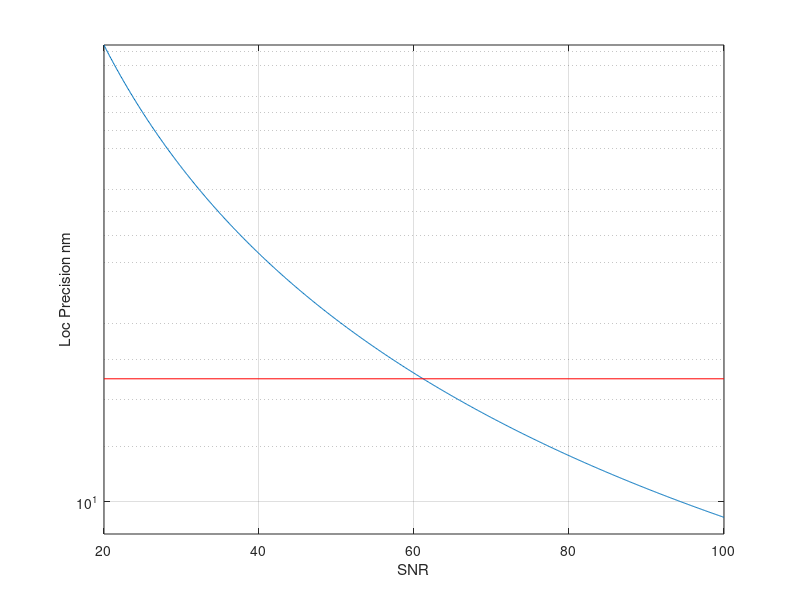

This chart was generated by the following MATLAB code:
% TLR Script
close all;
clearvars
s = (0.61*0.51/1.3)/2;
a = 0.08;
% N = 50:50000;
N = 200;
snr = 20:0.1:100;
alpha = 20;
% i=100;
% for i = 0:5 % loop over number of vesicles in a buton
    b = 0.1*N; % background is equal to the dark rate of phluorin
    N  = 1500;
    c = jet(numel(snr));
%     for i  = 1:numel(snr)
    lp2 = (s^2+a^2/12)./N + (8*pi*s^4)./(a^2*snr.^2);
    lp = lp2.^0.5;
%     plot(N,lp*1000,'Color',c(i,:))
plot(snr,lp*1000)
%     plot(snr,lp*1000,'Color',c(i,:))
    hold on
%     end
% end
plot([snr(1),snr(end)],[0.015,0.015]*1000,'r')
% plot([N(1),N(end)],[0.02,0.02]*1000,'r')
xlim([min(snr),max(snr)])
% xlim([min(N),max(N)])
ylim([min(lp)*1000,1000*max(lp)]);
ylim([9, 45]);
% legend('No Background','1 Molecule','2 Molecules','3 Molecules','4 Molecules','5 Molecules')
set(gca,'YScale','log');
% set(gca,'XScale','log');
xlabel('SNR');
ylabel('Loc Precision nm')
grid on
hold off